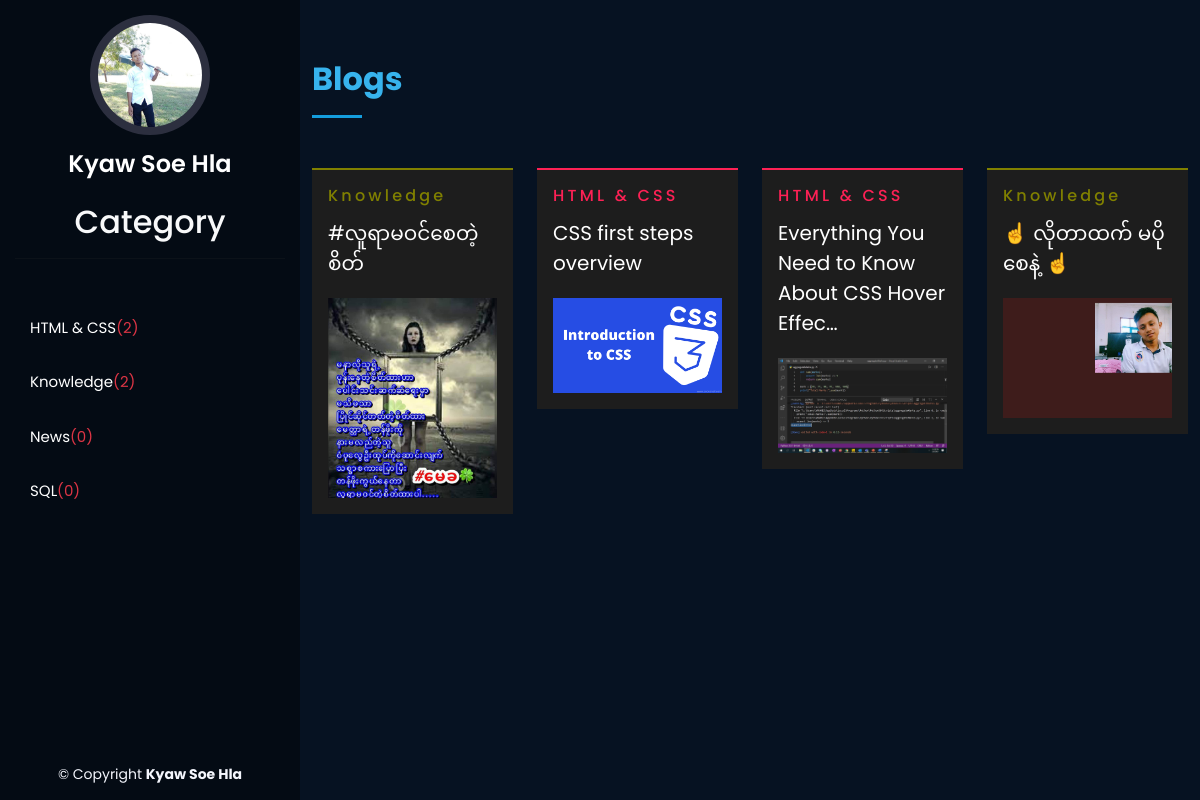
Screenshot of /blog/ with the database file from the repository.
### core/models.py (models this page shows, shortened)
class Category(models.Model):
    name = models.CharField(max_length=100)
    color_code = models.CharField(max_length=100,null=True,blank=True)
    slug = models.SlugField(
            default='',
            editable=False,
            unique=True
        )
    created = models.DateTimeField(auto_now_add=True)
    updated = models.DateTimeField(auto_now=True)
    class Meta:
        verbose_name = 'Category'
        verbose_name_plural = 'Category'
    def __str__(self):
        return self.name

class Blog(models.Model):
    title = models.CharField(max_length=255)
    category = models.ForeignKey(Category, on_delete=models.CASCADE)
    slug = models.SlugField(
            default='',
            editable=False,
            unique=True
        )
    author = models.ForeignKey(User, on_delete=models.CASCADE ,default='Kyaw Soe Hla')
    content = QuillField()
    short_content = QuillField(null=True,blank=True)
    image = models.ImageField(upload_to = 'static/%Y/%m/%d/blogimages', blank= True,null=True,default='static/assets/img/hero-bg.jpg')
    tags = models.ManyToManyField(Tag)
    created = models.DateTimeField(auto_now_add=True)
    updated = models.DateTimeField(auto_now=True)
    feature = models.BooleanField(default=True)
    views=models.IntegerField(default=0,null=True,blank=True)
    class Meta:
        ordering = ('-created',)
        verbose_name = 'Post'
        verbose_name_plural = 'Post'

### core/views.py (the view)
# urls.py: path('blog/', views.allBlog, name="allblog"),
def allBlog(request):
    about = About.objects.first()
    contact = Contact.objects.first()
    hero = Hero.objects.first()
    categories = Category.objects.all().annotate(posts_count=Count('blog'))
    blogs = Blog.objects.all()
    gallery = Gallery.objects.all()
    years = Year.objects.all()
    context = {"about":about,'contact':contact,'categories':categories,'hero':hero,'blogs':blogs,'gallery':gallery,'years':years}
    return render(request,'layouts/allblogs.html',context)

### templates/layouts/allblogs.html (shortened to what this page needs)
{% extends 'layouts/base.html' %}
{% block content %}
<main id="main">
    <section id="blog " class="services allmain">
        <div class="container">
          <div class="section-title">
            <h2>Blogs</h2>
          </div>
          <div class="row" >
            {% for blog in blogs %}
            <div class="col-lg-3 col-md-6 icon-box">
              <div
                style="
                  background-color: #1d1d1d;
                  border-top: 2px solid {{blog.category.color_code}} ;
                "
                class="p-3"
              >
                <div>
                  <h6 style="color: {{blog.category.color_code}};letter-spacing:0.2rem;">{{blog.category}}</h6>
                  <p class="py-1"><a href="{% url 'detail' blog.slug %}" class="text-white blog-title">{{blog.title | truncatechars:50}}</a></p>
                  <div style="max-height:200px;overflow:hidden;"><img
                    src="{{blog.image.url}}"
                    class="img-fluid"
                    alt=""
                  /></div>
                </div>
              </div>
            </div>
            {% endfor %}
          </div>
        </div>
      </section>
</main>
{% endblock content %}

### templates/layouts/category.html (shortened to what this page needs)
{% load static %}
<header id="header">
    <div class="d-flex flex-column">
      <div class="profile">
        <img
          src="{% static 'assets/img/qazileo.jpg' %}"
          alt=""
          class="img-fluid rounded-circle"
        />
        <h1 class="text-light"><a href="{% url 'home' %}">Kyaw Soe Hla</a></h1>
        <h2 class="text-light text-center pt-4">Category</a></h2><hr />
      </div>
      <nav id="navbar" class="nav-menu navbar">
        <ul>
          {% for category in categories %}
          <li>
            <a href="{% url 'categorypost' category.slug %}" class="nav-link scrollto active"
              ><span>{{category.name}}</span> <span class="text-danger">({{category.posts_count}})</span></a
            >
          </li>
          {% endfor %}
        </ul>
      </nav>
    </div>
  </header>

### static/assets/css/style.css (style rules this page uses)
body { font-family: "Poppins", sans-serif,; color: #272829; background: #061222 !important; }
a { color: #149ddd; text-decoration: none; }
h1, h2, h3, h4, h5, h6, p,span,li,a,div,i { font-family: "Poppins", sans-serif; }
#header { position: fixed; top: 0; left: 0; bottom: 0; width: 300px; transition: all ease-in-out 0.5s; z-index: 9997; transition: all 0.5s; padding: 0 15px; background: #040b14; overflow-y: auto; }
#header .profile img { margin: 15px auto; display: block; width: 120px; border: 8px solid #2c2f3f; }
#header .profile h1 { font-size: 24px; margin: 0; padding: 0; font-weight: 600; -moz-text-align-last: center; text-align-last: center; font-family: "Poppins", sans-serif; }
#header .profile h1 a, #header .profile h1 a:hover { color: #fff; text-decoration: none; }
#main { margin-left: 300px; }
.nav-menu { padding: 30px 0 0 0; }
.nav-menu * { margin: 0; padding: 0; list-style: none; }
.nav-menu>ul>li { position: relative; white-space: nowrap; }
.nav-menu a, .nav-menu a:focus { display: flex; align-items: center; color: #a8a9b4; padding: 12px 15px; margin-bottom: 8px; transition: 0.3s; font-size: 15px; }
.nav-menu a:hover, .nav-menu .active, .nav-menu .active:focus, .nav-menu li:hover>a { text-decoration: none; color: #fff; }
section { padding: 60px 0; overflow: hidden; background-color: #061222 !important; color: white; }
.section-title { padding-bottom: 30px; }
.section-title h2 { font-size: 32px; font-weight: bold; margin-bottom: 20px; padding-bottom: 20px; position: relative; color: #37b3ed; }
.section-title h2::after { content: ""; position: absolute; display: block; width: 50px; height: 3px; background: #149ddd; bottom: 0; left: 0; }
.services .icon-box { margin-bottom: 20px; }
.blog-title { font-size: 20px; }
.allmain { height: 100vh !important; }

### rows the page displays
Category: name "HTML & CSS", posts_count "2"
Category: name "Knowledge", posts_count "2"
Category: name "News", posts_count "0"
Category: name "SQL", posts_count "0"
Blog: category "Knowledge", title "#လူရာမဝင်စေတဲ့စိတ်", image (picture)
Blog: category "HTML & CSS", title "CSS first steps overview", image (picture)
Blog: category "HTML & CSS", title "Everything You Need to Know About CSS Hover Effec…", image (picture)
Blog: category "Knowledge", title "☝ လိုတာထက် မပိုစေနဲ့ ☝", image (picture)
